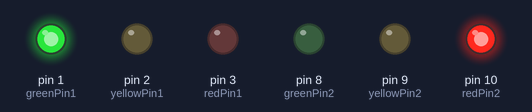
The sketch below on a simulated Arduino Uno, built with avr-gcc and run on an emulated ATmega328P. On the bench: output pins drawn as LEDs (lit = HIGH).

Above: at 2.5 s.
At 7.5 s:
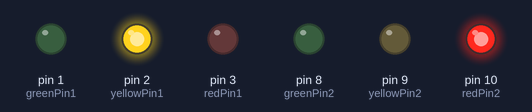
At 12.5 s:
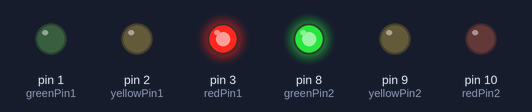
At 17.5 s:
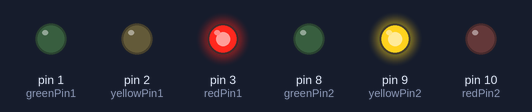
Timing chart, 0 to 26.0 s (numbered marks = the images above):
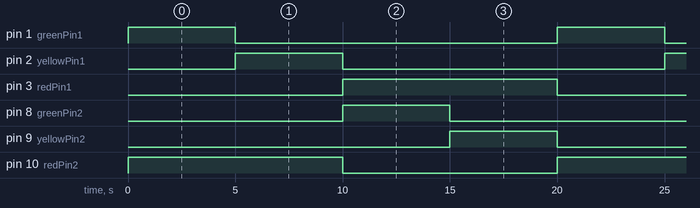

The sketch:

Traffic-Controller-JaztinTabunda.ino
```cpp
/*
Jaztin Tabunda
Traffic Controller
COMP 522 - V. Bhatt
4/4/2023
*/

int redPin1 = 3; //pin numbers for first set of traffic light
int yellowPin1 = 2;
int greenPin1 = 1;

int redPin2 = 10; //pin numbers for second set of traffic light
int yellowPin2 = 9;
int greenPin2 = 8;

int del = 5000; // 5 second delay for alternating states

enum States{G1R2, Y1R2, R1G2, R1Y2}; //state name GreenLight1RedLight2, YellowLight1RedLight2, etc.
States currentState = G1R2; //current state

void setup() {
  // put your setup code here, to run once:
  pinMode(redPin1, OUTPUT); //sets up traffic light set 1 as output
  pinMode(yellowPin1, OUTPUT);
  pinMode(greenPin1, OUTPUT);

  pinMode(redPin2, OUTPUT); //sets up traffic light set 1 as output
  pinMode(yellowPin2, OUTPUT);
  pinMode(greenPin2, OUTPUT);
}

void loop() {
  // put your main code here, to run repeatedly:
  //traffic control states
  switch(currentState)
  {
    case G1R2:
    stateG1R2();
    break;

    case Y1R2:
    stateY1R2();
    break;

    case R1G2:
    stateR1G2();
    break;

    case R1Y2:
    stateR1Y2();
    break;
  }
}

void stateG1R2()
{
  digitalWrite(greenPin1, HIGH); //turns on green1 and red2
  digitalWrite(redPin2, HIGH);
  delay(del); //keeps the light on for however long we want
  digitalWrite(greenPin1, LOW); //turns off green1 and red2
  digitalWrite(redPin2, LOW);
  stateY1R2(); //switches states to change leds
}

void stateY1R2()
{
  digitalWrite(yellowPin1, HIGH); //turns on yellow1 and red2
  digitalWrite(redPin2, HIGH);
  delay(del); //keeps the light on for however long we want
  digitalWrite(yellowPin1, LOW); //turns off yellow1 and red2
  digitalWrite(redPin2, LOW);
  stateR1G2(); //switches states to change leds
}

void stateR1G2()
{
  digitalWrite(redPin1, HIGH); //turns on red1 and green2
  digitalWrite(greenPin2, HIGH);
  delay(del); //keeps the light on for however long we want
  digitalWrite(redPin1, LOW); //turns off red1 and green2
  digitalWrite(greenPin2, LOW);
  stateR1Y2(); //switches states to change leds
}

void stateR1Y2()
{
  digitalWrite(redPin1, HIGH); //turns on red1 and yellow1
  digitalWrite(yellowPin2, HIGH);
  delay(del); //keeps the light on for however long we want
  digitalWrite(redPin1, LOW); //turns off red1 and yellow1
  digitalWrite(yellowPin2, LOW);
  stateG1R2(); //switches states to change leds
}
```

Measured:
- by itself, pin 1 (greenPin1), pin 2 (yellowPin1), pin 8 (greenPin2), pin 9 (yellowPin2): alternates HIGH for 5.0 s and LOW for 15.0 s
- by itself, pin 3 (redPin1), pin 10 (redPin2): alternates HIGH for 10.0 s and LOW for 10.0 s
- by itself, everything shown: repeats every 20.0 s, in 4 steps
